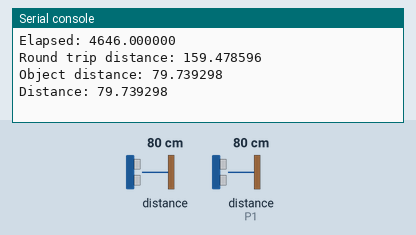
Recording of a program running on a simulated BBC micro:bit running MicroPython. Parts: the last lines printed to the serial console. The inputs (shaded band) are chosen by the test bench; at power-on: distance to the obstacle 80 cm, distance to the obstacle (sensor on P1) 80 cm. The echo pulse lasts 58.3 µs per cm.

Above: at 1.2 s.
1.3 s: distance to the obstacle (sensor 0) set to 4 cm
At 3.9 s:
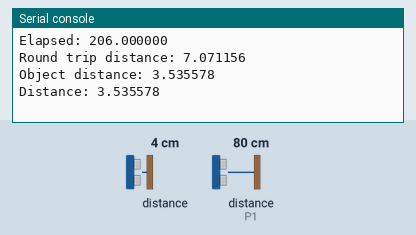
5.3 s: distance to the obstacle (sensor 0) set to 9 cm
At 7.0 s:
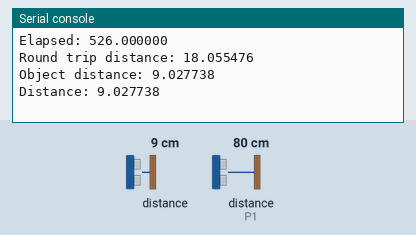
Timing chart, 0 to 8.5 s (numbered marks = the images above; inputs shaded):
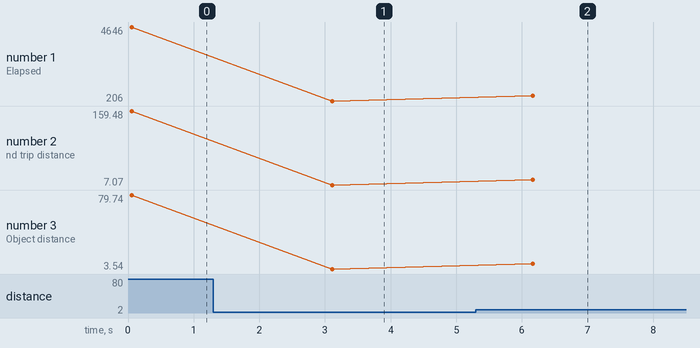

Measured:
- after the input at 1.3 s, the serial console: prints a new line after 1.8 s (image 1)
- after the input at 5.3 s, the serial console: prints a new line after 0.86 s (image 2)
- plotted number 1: 4646 → 206 after the input at 1.3 s, 206 → 526 after the input at 5.3 s
- plotted number 2: 159.48 → 7.07 after the input at 1.3 s, 7.07 → 18.06 after the input at 5.3 s
- plotted number 3: 79.74 → 3.54 after the input at 1.3 s, 3.54 → 9.03 after the input at 5.3 s

The program:

distance.py
```python
from microbit import *
import utime

print("Starting")
display.off()
pin_trigger = pin10
pin_echo = pin1

PRE_TRIGGER_DELAY = 50
SPEED_OF_SOUND = 343.26  # metres per second


def get_distance():
    stopped_time = None
    started_time = None
    pin_trigger.write_digital(0)
    utime.sleep_ms(PRE_TRIGGER_DELAY)
    pin_trigger.write_digital(1)
    utime.sleep_us(10)
    pin_trigger.write_digital(0)

    start_time = utime.ticks_us()
    while not pin_echo.read_digital():
        started_time = utime.ticks_us()
        print(".")

    stop_time = utime.ticks_us()
    while pin_echo.read_digital():
        stopped_time = utime.ticks_us()

    began_at = started_time or start_time
    ended_at = stopped_time or stop_time
    #if utime.ticks_diff(ended_at, began_at) >= 0.04:
    #    print("Too close!")

    print("Started: {:f}, Start: {:f}, Stopped: {:f}, Stop: {:f}".format(
        started_time, start_time, stopped_time, stop_time))
    round_trip_elapsed_time = utime.ticks_diff(ended_at, began_at)
    print("Elapsed: {:f}".format(round_trip_elapsed_time))
    # round trip distance = speed of sound * elapsed time
    round_trip_distance = round_trip_elapsed_time * SPEED_OF_SOUND / 10000
    print("Round trip distance: {:f}".format(round_trip_distance))
    object_distance = round_trip_distance / 2
    print("Object distance: {:f}".format(object_distance))
    return object_distance


for _ in range(100):
    print("Distance: {:f}".format(get_distance()))
    sleep(3000)
```
